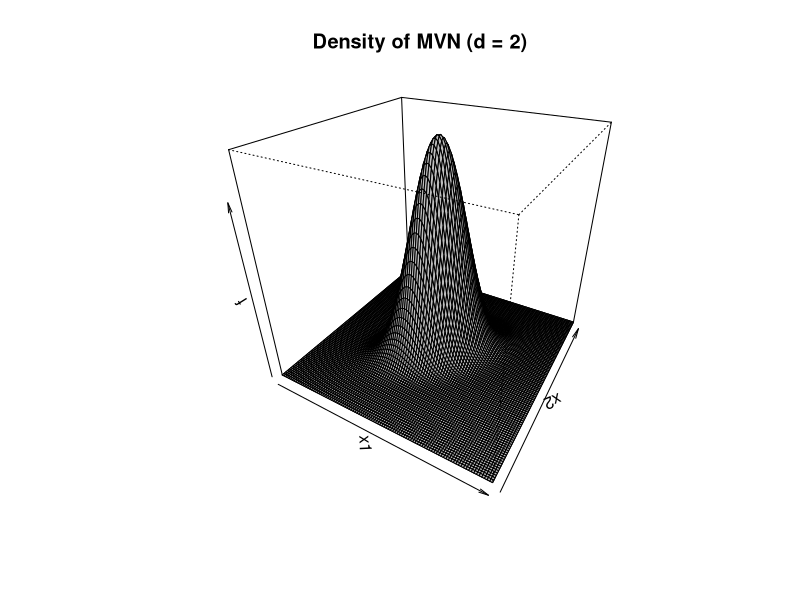
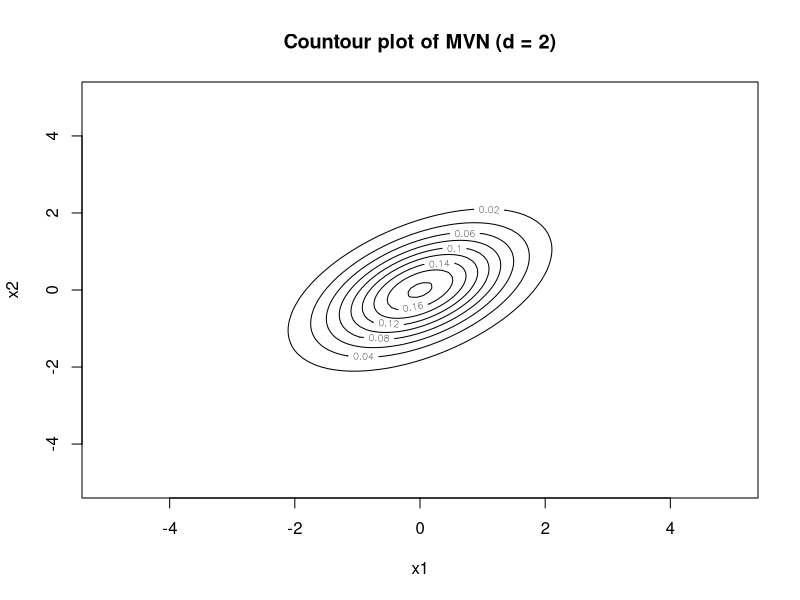
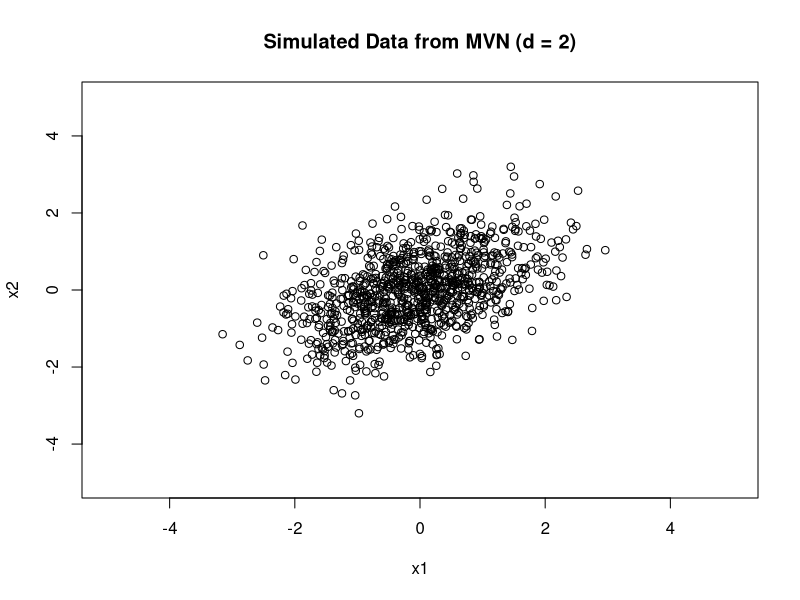

These charts were generated, in order, by the following R code:
## ---- chunk 1
library(mnormt) # R package for multivariate normal distribution

# computes the MVN density values
compute_density = function(x, mu, Sigma) {
  
  len = length(x)
  f = matrix(0, nrow = len, ncol = len)
  
  for (i in 1:len) {
    for (j in 1:len) {
      f[i, j] = dmnorm(c(x[i], x[j]), mean = mu, var = Sigma)
    }
  }
  
  return(f)
}

# specified mean vector and covariance matrix
mu = c(0,0)
Sigma = matrix(c(1, .5, .5, 1), 2)

# values for which to compute the density
x = seq(-5, 5, length.out = 100)

# density function
f = compute_density(x, mu, Sigma)

# plot the density
persp(f, col = "gray",
      theta = 30, phi = 30,
      xlab = "x1", ylab = "x2", zlab = "f",
      main = "Density of MVN (d = 2)")
## ---- chunk 2
# plot contour
contour(x, x, f, xlab = "x1", ylab = "x2",
        main = "Countour plot of MVN (d = 2)")
## ---- chunk 3
# compute the eigenvalues
ev = eigen(Sigma)
evalues = ev$values

# compare radii of the contours using the sqrt of the ratio of the eigenvalues
ratio = sqrt(evalues[1]/evalues[2])
print(ratio)
## ---- chunk 4
# simulate sample from the MVN with n = 1000
simulated_data = rmnorm(1000, mu, Sigma)

# draw the scatter plot
plot(simulated_data, xlim=range(x), ylim=range(x),
     main="Simulated Data from MVN (d = 2)", xlab="x1", ylab="x2")
